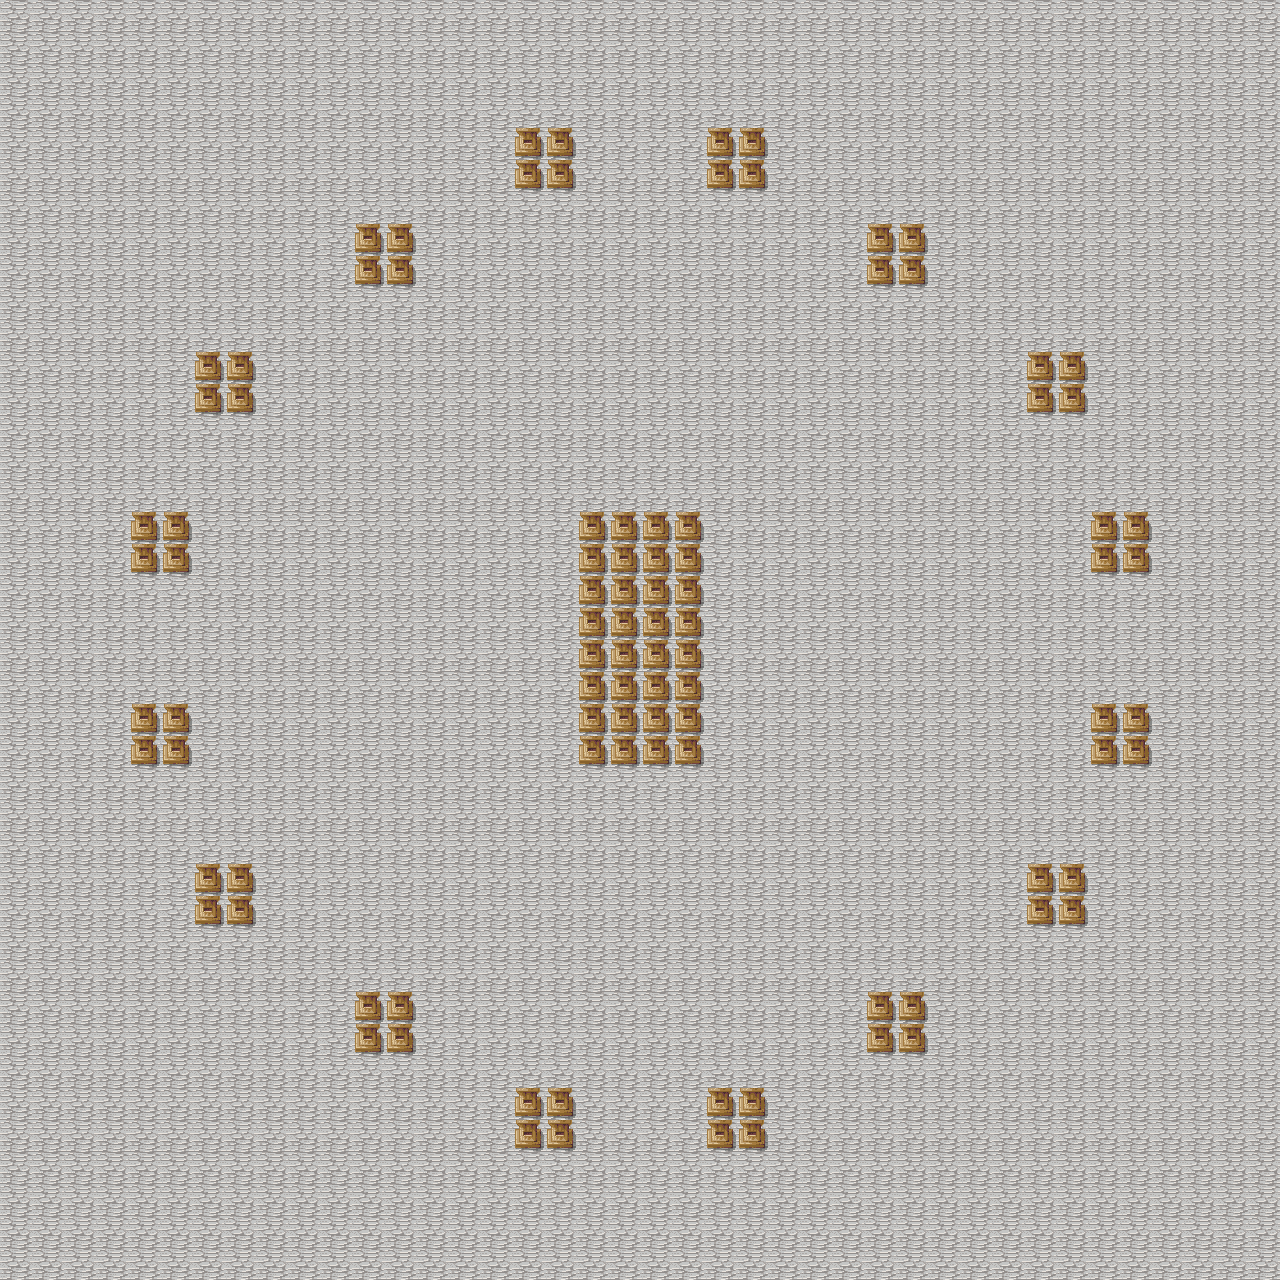

A 2D game scene composited from a Tiled map and its tileset images. What follows is a short description and the map's XML, with each tile layer's data collapsed to a summary:
An orthogonal 40x40 tile map with 32x32 px tiles, 1 tile layer (Tile Layer 1) and 1 object (TownDialog).

<map version="1.0" orientation="orthogonal" width="40" height="40" tilewidth="32" tileheight="32">
 <tileset firstgid="1" name="Mage_City_Tileset_by_Hyptosis" tilewidth="32" tileheight="32">
  <image source="Mage_City_Tileset_by_Hyptosis.png" trans="ffffff" width="1280" height="1280" />
  <tile id="850">
   <properties>
    <property name="Collision" value="1" />
   </properties>
  </tile>
  <tile id="890">
   <properties>
    <property name="Collision" value="1" />
   </properties>
  </tile>
  <tile id="926">
   <properties>
    <property name="Collision" value="1" />
   </properties>
  </tile>
  <tile id="929">
   <properties>
    <property name="Collision" value="1" />
   </properties>
  </tile>
  <tile id="936">
   <properties>
    <property name="Collision" value="1" />
   </properties>
  </tile>
  <tile id="961">
   <properties>
    <property name="Collision" value="1" />
   </properties>
  </tile>
  <tile id="966">
   <properties>
    <property name="Collision" value="1" />
   </properties>
  </tile>
  <tile id="969">
   <properties>
    <property name="Collision" value="1" />
   </properties>
  </tile>
  <tile id="1001">
   <properties>
    <property name="Collision" value="1" />
   </properties>
  </tile>
  <tile id="1004">
   <properties>
    <property name="Collision" value="1" />
   </properties>
  </tile>
  <tile id="1006">
   <properties>
    <property name="Collision" value="1" />
   </properties>
  </tile>
  <tile id="1009">
   <properties>
    <property name="Collision" value="1" />
   </properties>
  </tile>
  <tile id="1041">
   <properties>
    <property name="Collision" value="1" />
   </properties>
  </tile>
  <tile id="1044">
   <properties>
    <property name="Collision" value="1" />
   </properties>
  </tile>
  <tile id="1047">
   <properties>
    <property name="Collision" value="1" />
   </properties>
  </tile>
  <tile id="1048">
   <properties>
    <property name="Collision" value="1" />
   </properties>
  </tile>
  <tile id="1081">
   <properties>
    <property name="Collision" value="1" />
   </properties>
  </tile>
  <tile id="1083">
   <properties>
    <property name="Collision" value="1" />
   </properties>
  </tile>
  <tile id="1087">
   <properties>
    <property name="Collision" value="1" />
   </properties>
  </tile>
  <tile id="1088">
   <properties>
    <property name="Collision" value="1" />
   </properties>
  </tile>
  <tile id="1121">
   <properties>
    <property name="Collision" value="1" />
   </properties>
  </tile>
  <tile id="1123">
   <properties>
    <property name="Collision" value="1" />
   </properties>
  </tile>
  <tile id="1127">
   <properties>
    <property name="Collision" value="1" />
   </properties>
  </tile>
  <tile id="1128">
   <properties>
    <property name="Collision" value="1" />
   </properties>
  </tile>
  <tile id="1161">
   <properties>
    <property name="Collision" value="1" />
   </properties>
  </tile>
  <tile id="1163">
   <properties>
    <property name="Collision" value="1" />
   </properties>
  </tile>
  <tile id="1167">
   <properties>
    <property name="Collision" value="1" />
   </properties>
  </tile>
  <tile id="1168">
   <properties>
    <property name="Collision" value="1" />
   </properties>
  </tile>
  <tile id="1173">
   <properties>
    <property name="Collision" value="1" />
   </properties>
  </tile>
  <tile id="1201">
   <properties>
    <property name="Collision" value="1" />
   </properties>
  </tile>
  <tile id="1203">
   <properties>
    <property name="Collision" value="1" />
   </properties>
  </tile>
  <tile id="1241">
   <properties>
    <property name="Collision" value="1" />
   </properties>
  </tile>
  <tile id="1244">
   <properties>
    <property name="Collision" value="1" />
   </properties>
  </tile>
  <tile id="1246">
   <properties>
    <property name="Collision" value="1" />
   </properties>
  </tile>
  <tile id="1249">
   <properties>
    <property name="Collision" value="1" />
   </properties>
  </tile>
  <tile id="1254">
   <properties>
    <property name="Collision" value="1" />
   </properties>
  </tile>
  <tile id="1255">
   <properties>
    <property name="Collision" value="1" />
   </properties>
  </tile>
  <tile id="1284">
   <properties>
    <property name="Collision" value="1" />
   </properties>
  </tile>
  <tile id="1286">
   <properties>
    <property name="Collision" value="1" />
   </properties>
  </tile>
  <tile id="1289">
   <properties>
    <property name="Collision" value="1" />
   </properties>
  </tile>
  <tile id="1326">
   <properties>
    <property name="Collision" value="1" />
   </properties>
  </tile>
  <tile id="1329">
   <properties>
    <property name="Collision" value="1" />
   </properties>
  </tile>
  <tile id="1446">
   <properties>
    <property name="Collision" value="1" />
   </properties>
  </tile>
  <tile id="1449">
   <properties>
    <property name="Collision" value="1" />
   </properties>
  </tile>
  <tile id="1450">
   <properties>
    <property name="Collision" value="1" />
   </properties>
  </tile>
  <tile id="1486">
   <properties>
    <property name="Collision" value="1" />
   </properties>
  </tile>
  <tile id="1489">
   <properties>
    <property name="Collision" value="1" />
   </properties>
  </tile>
  <tile id="1526">
   <properties>
    <property name="Collision" value="1" />
   </properties>
  </tile>
  <tile id="1529">
   <properties>
    <property name="Collision" value="1" />
   </properties>
  </tile>
  <tile id="1566">
   <properties>
    <property name="Collision" value="1" />
   </properties>
  </tile>
  <tile id="1569">
   <properties>
    <property name="Collision" value="1" />
   </properties>
  </tile>
 </tileset>
 <layer name="Tile Layer 1" width="40" height="40">
  <data>[1600 cells, 1600 non-empty, 2 distinct tile ids]</data>
 </layer>
 <objectgroup name="Trigger" width="17" height="20">
  <object name="TownDialog" x="255" y="269" width="64" height="64" />
 </objectgroup>
</map>